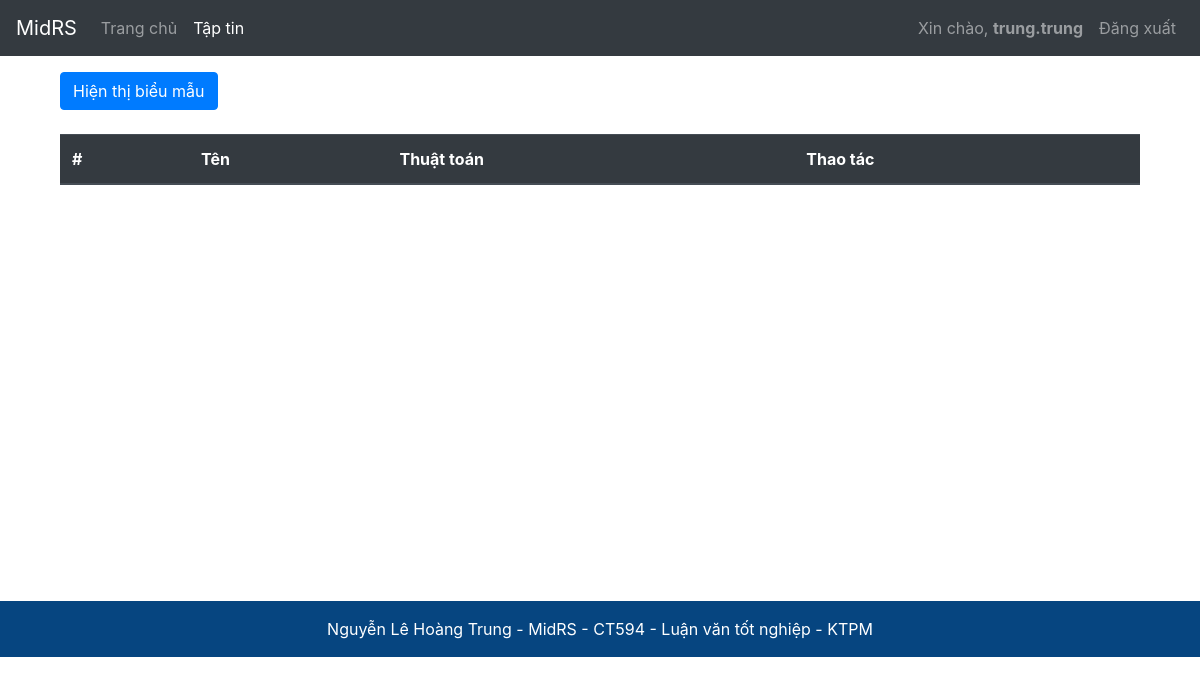
The app's page /results/44/ (signed in), older data.
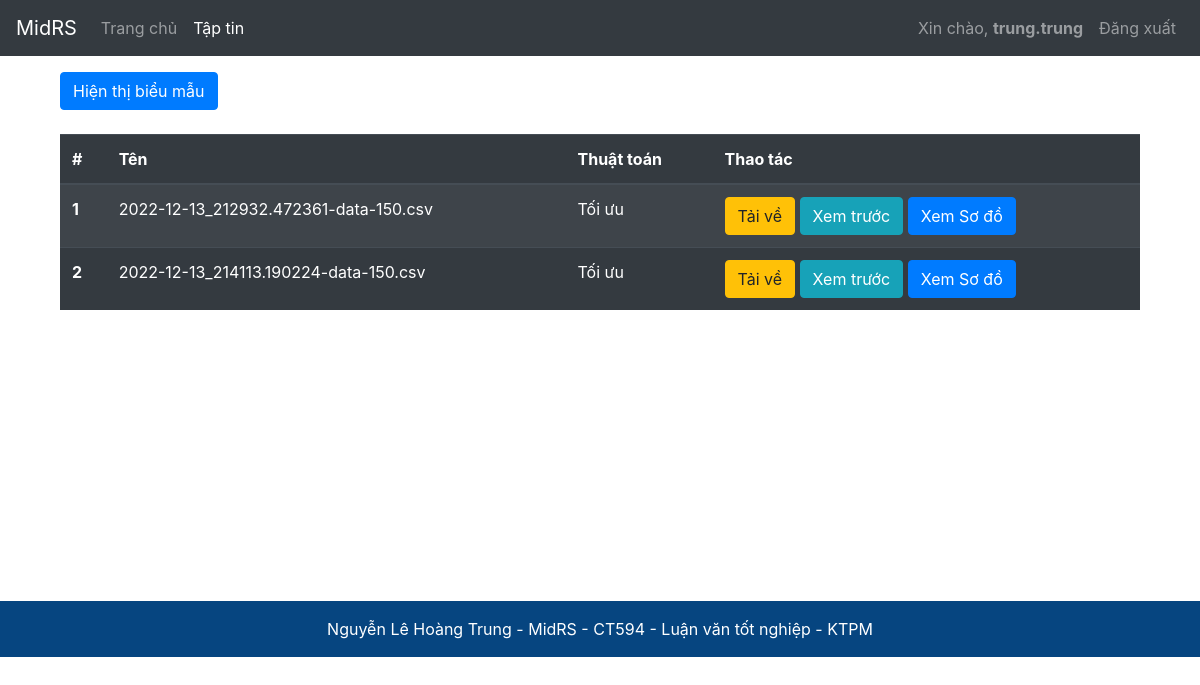
The same page, newer data.
### app/models.py (models this page shows)
class Results(db.Model):
    id = db.Column(db.Integer(), primary_key=True)
    name = db.Column(db.String(length=50), nullable=False)
    storage_path = db.Column(db.String(length=100), nullable=False)
    file_upload_id = db.Column(db.Integer(), db.ForeignKey('files.id'), nullable=False)
    algorithm_id = db.Column(db.Integer(), db.ForeignKey('algorithms.id'), nullable=False)
    knn = db.Column(db.Integer(), nullable=True)
    downloads = db.Column(db.Integer(), default=0, nullable=False)
    created_at = db.Column(db.DateTime, server_default=db.func.now())
    updated_at = db.Column(db.DateTime, server_default=db.func.now(), server_onupdate=db.func.now())
    points = db.relationship('Points', backref='points_result', lazy=True)

class Algorithms(db.Model):
    id = db.Column(db.Integer(), primary_key=True)
    name = db.Column(db.String(length=50), nullable=False)
    description = db.Column(db.String(1000), nullable=False)
    link = db.Column(db.String(100), nullable=False)
    created_at = db.Column(db.DateTime, server_default=db.func.now())
    updated_at = db.Column(db.DateTime, server_default=db.func.now(), server_onupdate=db.func.now())
    results = db.relationship('Results', backref='results_algorithm', lazy=True)
    points = db.relationship('Points', backref='points_algorithm', lazy=True)

### app/routes.py (the view, shortened to what this page needs)
@app.route("/results/<int:id>/", methods=['GET', 'POST'])
@login_required
def result_page(id):
    results = Results.query.filter_by(file_upload_id=id).all()
    algorithms = Algorithms.query.all()
    form = ReHandleForm()
    if form.errors != {}:
        for error in form.errors.values():
            flash(error[0], category='danger')
    return render_template("result_page.html", results=results, algorithms=algorithms, form=form)

### app/models.py (called while the page is built)
@login_manager.user_loader
def load_user(user_id):
    return Users.query.get(int(user_id))

### app/templates/result_page.html (shortened to what this page needs)
{% extends "base_layout.html" %} {% set active_page = "file_page" %}  {% block body %}
<div class="container">
	<a
		type="button"
		class="btn btn-primary"
		id="toggleForm">
		Hiện thị biểu mẫu
	</a>
	<br />
	<br />
	<table class="table table-striped table-dark">
		<thead>
			<tr>
				<th scope="col">#</th>
				<th scope="col">Tên</th>
				<th scope="col">Thuật toán</th>
				<th scope="col">Thao tác</th>
			</tr>
		</thead>
		<tbody>
			{% for result in results %}
			<tr>
				<th scope="row">{{loop.index}}</th>
				<td>{{result.name}}</td>
				<td>
					{% for algorithm in algorithms %} {% if algorithm.id ==
					result.algorithm_id %} {{algorithm.name}} {% endif %} {% endfor %}
				</td>
				<td class="flex">
					<a
						class="btn btn-warning"
						href="{{url_for('download', id=result.id)}}"
						role="button"
						>Tải về</a
					>
					<a
						class="btn btn-info"
						href="{{url_for('view_page', id=result.id)}}"
						role="button"
						target="_blank"
						>Xem trước</a
					>
					<a
						type="button"
						class="btn btn-primary viewChart"
						data-value="{{result.id}}">
						Xem Sơ đồ
					</a>
				</td>
			</tr>
			{% endfor %}
		</tbody>
	</table>
</div>
{% endblock %}

### app/templates/base_layout.html (shortened to what this page needs)
<!DOCTYPE html>
<html lang="en">
	<head>
		<link
			rel="stylesheet"
			href="https://cdn.jsdelivr.net/npm/bootstrap@4.5.3/dist/css/bootstrap.min.css"
 />
	</head>
	<body>
		{%
			set navigation_bar = [
				(url_for('home_page'), 'home_page', 'Trang chủ'),
				(url_for('file_page'), 'file_page', 'Tập tin'),
			]
		%}
		{% set active_page = active_page|default('home_page') %}
		<nav class="navbar navbar-expand-md navbar-dark bg-dark sticky-top">
			<a
				class="navbar-brand"
				href="#"
				>MidRS</a
			>
			<div
				class="collapse navbar-collapse"
				id="navbarToggleExternalContent">
				<ul class="navbar-nav mr-auto mt-2 mt-lg-0">
					{% for href, id, caption in navigation_bar %}
						<li
							{% if id == active_page %}
								class="nav-item active"
							{% else %}
								class="nav-item"
							{% endif%}
						>
							<a class="nav-link" href="{{ href|e }}">{{ caption|e }}</a>
						</li>
					{% endfor %}
				</ul>
				{% if current_user.is_authenticated %}
					<ul class="navbar-nav ">
						<li class="nav-item ">
							<a class="nav-link" href="#">Xin chào, <b>{{ current_user.user_name }}</b></a>
						</li>
						<li class="nav-item">
							<a class="nav-link" href="{{url_for('logout')}}">Đăng xuất</a>
						</li>
					</ul>
				{% endif %}
			</div>
		</nav>
		<div class="container mt-3" style="min-height: 529px;">
			{% block body %}
			{% endblock %}
		</div>
	</body>
	<section class="">
		<footer class="text-center text-white" style="background-color: #0756a0;">
		  <div class="text-center p-3" style="background-color: rgba(0, 0, 0, 0.2);">
			Nguyễn Lê Hoàng Trung - MidRS -
			<a class="text-white" target="_blank" href="http://www.cit.ctu.edu.vn/decuong/CT594.pdf">CT594 - Luận văn tốt nghiệp - KTPM</a>
		  </div>
		</footer>
	</section>
</html>

Row changes from the older to the newer data that the page shows:
added Results: name "2022-12-13_212932.472361-data-150.csv", {{ result.id }} 42 (drawn)
now on this page (row unchanged): Algorithms: name "Tối ưu"
added Results: name "2022-12-13_214113.190224-data-150.csv", {{ result.id }} 43 (drawn)
